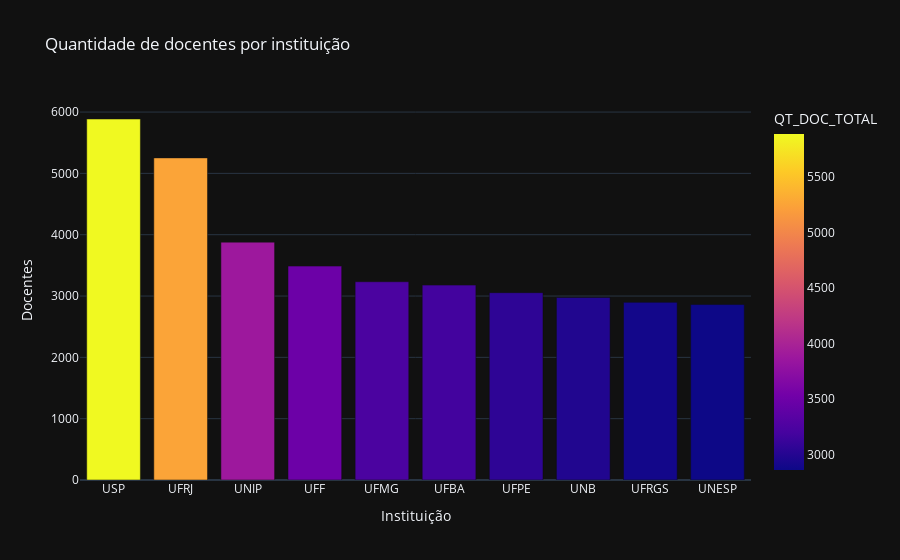

Write notebook code for a chart like this one.
### Code cell
#plotando o grafico de barras
fig = px.bar(professores_por_instituicao, x=professores_por_instituicao.index, y='QT_DOC_TOTAL', title='Quantidade de docentes por instituição', color='QT_DOC_TOTAL')
fig.layout.template = 'plotly_dark'
fig.layout.xaxis.title = 'Instituição'
fig.layout.yaxis.title = 'Docentes'
fig.layout.legend = dict(x=1, y=1, title='Docentes')
fig.show()

### Figure 1 — Plotly figure (JSON) as saved in the notebook; plotly's stock layout.template omitted (floating-point values rounded to 4 significant figures)
{"data": [{"alignmentgroup": "True", "hovertemplate": "SG_IES=%{x}<br>QT_DOC_TOTAL=%{marker.color}<extra></extra>", "legendgroup": "", "marker": {"color": [5887, 5253, 3879, 3488, 3233, 3178, 3055, 2977, 2897, 2861], "coloraxis": "coloraxis", "pattern": {"shape": ""}}, "name": "", "offsetgroup": "", "orientation": "v", "showlegend": false, "textposition": "auto", "type": "bar", "x": ["USP", "UFRJ", "UNIP", "UFF", "UFMG", "UFBA", "UFPE", "UNB", "UFRGS", "UNESP"], "xaxis": "x", "y": [5887, 5253, 3879, 3488, 3233, 3178, 3055, 2977, 2897, 2861], "yaxis": "y"}], "layout": {"barmode": "relative", "coloraxis": {"colorbar": {"title": {"text": "QT_DOC_TOTAL"}}, "colorscale": [[0, "#0d0887"], [0.1111, "#46039f"], [0.2222, "#7201a8"], [0.3333, "#9c179e"], [0.4444, "#bd3786"], [0.5556, "#d8576b"], [0.6667, "#ed7953"], [0.7778, "#fb9f3a"], [0.8889, "#fdca26"], [1, "#f0f921"]]}, "legend": {"title": {"text": "Docentes"}, "x": 1, "y": 1}, "title": {"text": "Quantidade de docentes por instituição"}, "xaxis": {"anchor": "y", "domain": [0, 1], "title": {"text": "Instituição"}}, "yaxis": {"anchor": "x", "domain": [0, 1], "title": {"text": "Docentes"}}}}
